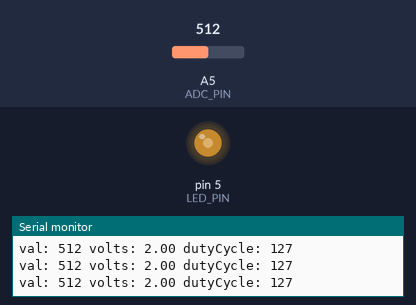
Recording of a sketch running on a simulated Arduino Uno, built with avr-gcc and run on an emulated ATmega328P. On the bench: output pins drawn as LEDs (lit = HIGH), the last lines printed to the serial monitor. Inputs (shaded band) come from the test bench; at power-on: A5 (ADC_PIN) = 512.

Above: at 1.2 s.
1.3 s: A5 (ADC_PIN) set to 414
At 1.9 s:
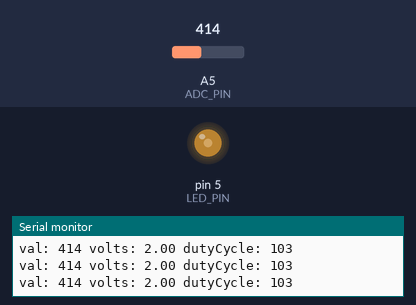
4.3 s: A5 (ADC_PIN) set to 386
At 5.4 s:
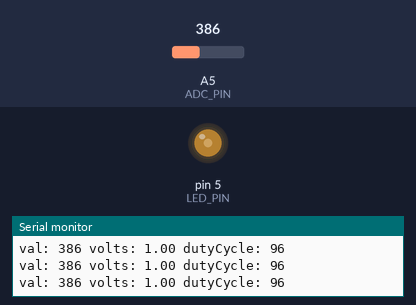
7.3 s: A5 (ADC_PIN) set to 716
At 8.5 s:
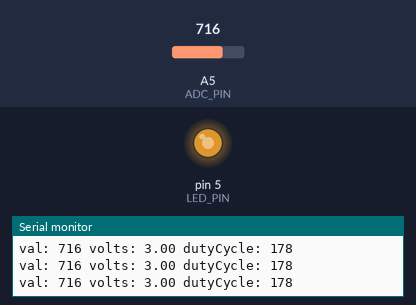
8.8 s: A5 (ADC_PIN) set to 900
At 9.9 s:
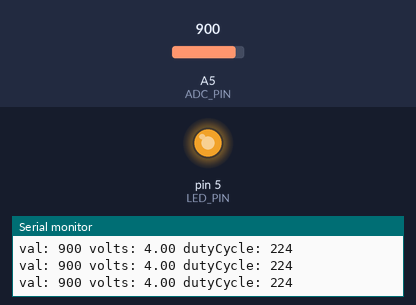
10.3 s: A5 (ADC_PIN) set to 122
At 11.0 s:
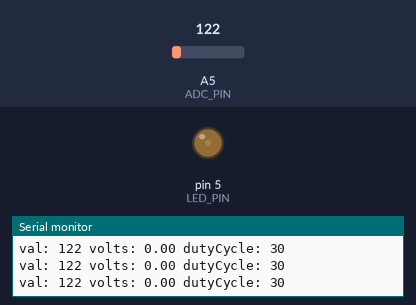
11.8 s: A5 (ADC_PIN) set to 105
At 12.1 s:
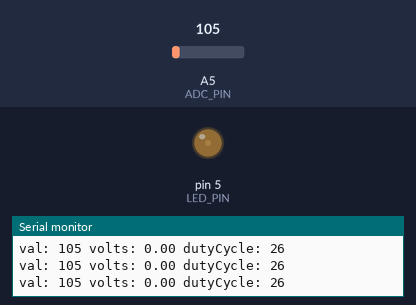
13.3 s: A5 (ADC_PIN) set to 90
Timing chart, 0 to 16.3 s (numbered marks = the images above; inputs shaded):
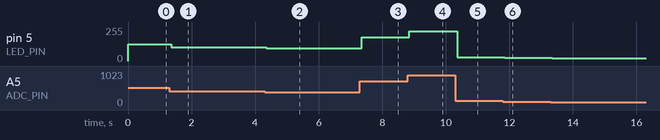

Measured:
- after the input at 1.3 s, pin 5 (LED_PIN): 127/255 → 103/255 after 0.06 s
- after the input at 4.3 s, pin 5 (LED_PIN): 103/255 → 96/255 after 0.06 s
- after the input at 7.3 s, pin 5 (LED_PIN): 96/255 → 178/255 after 0.05 s
- after the input at 8.8 s, pin 5 (LED_PIN): 178/255 → 224/255 after 0.05 s
- after the input at 10.3 s, pin 5 (LED_PIN): 224/255 → 30/255 after 0.05 s
- after the input at 11.8 s, pin 5 (LED_PIN): 30/255 → 26/255 after 0.05 s
- after the input at 13.3 s, pin 5 (LED_PIN): 26/255 → 22/255 after 0.05 s

The sketch:

17_ADC_brightnessControl.ino
```cpp
#define LED_PIN 5
#define ADC_PIN A5
#define ADC_RESOLUTION 1024  // 10bit
#define PWM_RESOLUTION 255   // 8bit
#define VREF 5


void setup() {
  Serial.begin(9600);

  pinMode(LED_PIN, OUTPUT);
}

void loop() {
  int val = analogRead(ADC_PIN);
  Serial.print("val: ");
  Serial.print(val);

  float volts = map(val, 0, ADC_RESOLUTION - 1, 0, VREF);
  Serial.print(" volts: ");
  Serial.print(volts);


  int dutyCycle = map(val, 0, ADC_RESOLUTION - 1, 0, PWM_RESOLUTION);
  Serial.print(" dutyCycle: ");
  Serial.println(dutyCycle);

  analogWrite(LED_PIN, dutyCycle);
}
```
